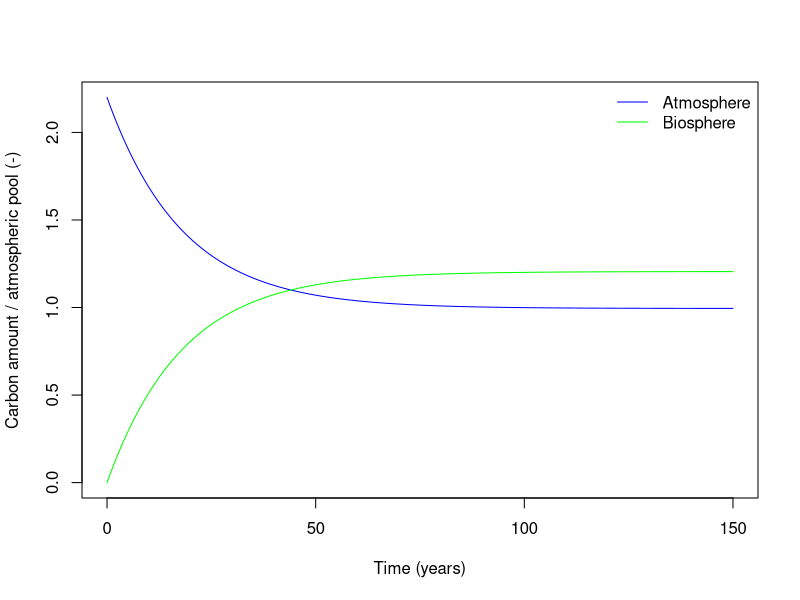
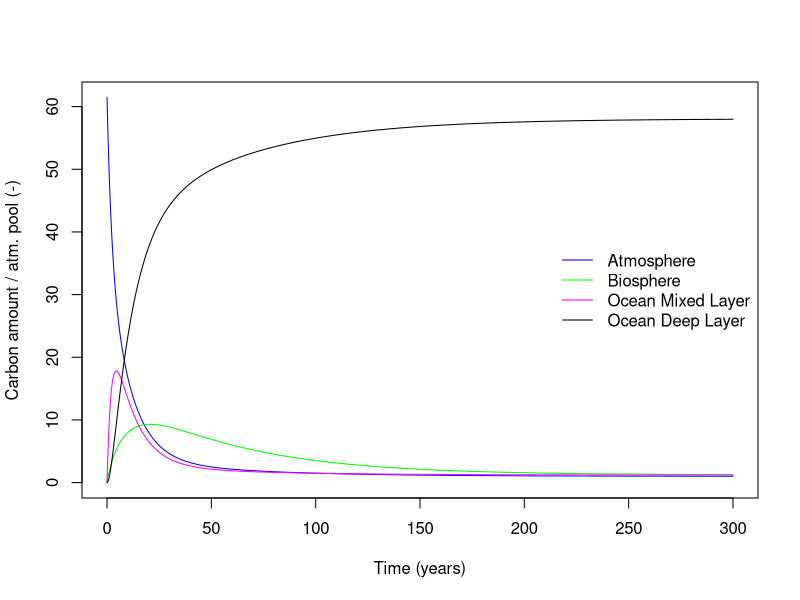
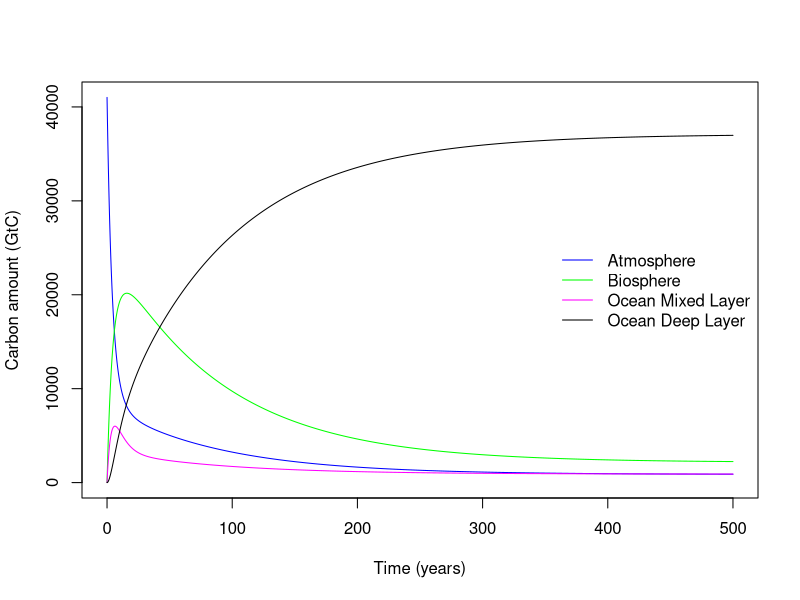
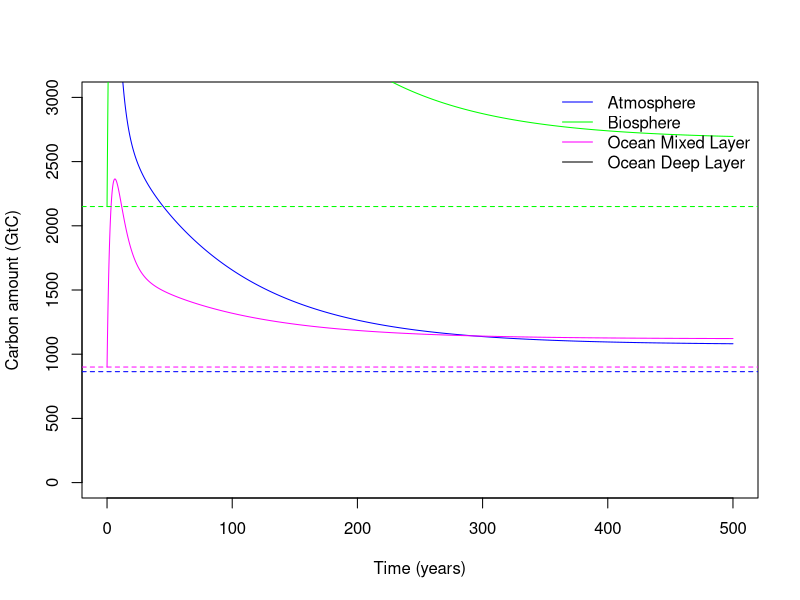

Reproduce these figures in R, in order.
## ---- chunk 1

# Reference: 
# Avenhaus, R., S. Fenyi, and H. Frick. 1979. “Box Models for the CO2 Cycle of the Earth.” Environment International 2 (4): 379–85.

library(deSolve)

# Define the box model function
carbon_model <- function(time, state, parameters) {
  with(as.list(c(state, parameters)), {
    
    # Exchange coefficients in yr-1 (Avenhaus et al., 1979; Table 1)
    k_ab <- 1/33 
    k_ba <- 1/40
    
    # ODEs: Flux = sources minus sinks
    dA_dt <- k_ba * B - k_ab * A
    dB_dt <- k_ab * A - k_ba * B

    # Return the derivatives
    return(list(c(dA_dt, dB_dt)))
  })
}

# Initial state (Avenhaus et al., 1979; Table 1)
ya <- 1
yb <- 1.2 * ya

# Let's put all the carbon into the atmosphere
A <- ya + yb
B <- 0

initial_state <- c(A = A, B = B)

# Time points for simulation
times <- seq(0, 150, by = 0.1)

# Parameters (not used in this simple example)
parameters <- list()

# Solve the ODEs
output <- ode(y = initial_state, times = times, func = carbon_model, parms = parameters)

output <- data.frame(output)

# Plot the results
matplot(output$time, output[, c("A", "B")], type = "l", lty = 1, col = c("blue", "green"),
        xlab = "Time (years)", ylab = "Carbon amount / atmospheric pool (-)")

legend("topright", legend = c("Atmosphere", "Biosphere"), col = c("blue", "green"), lty = 1, bty = "n")

## ---- chunk 2

# Reference: 
# Avenhaus, R., S. Fenyi, and H. Frick. 1979. “Box Models for the CO2 Cycle of the Earth.” Environment International 2 (4): 379–85.

library(deSolve)

# Define the box model function
carbon_model <- function(time, state, parameters) {
  with(as.list(c(state, parameters)), {
    
    # Exchange coefficients in yr-1 (Avenhaus et al., 1979; Table 1)
    k_ab <- 1/33  
    k_ba <- 1/40
    k_am <- 1/5 
    k_ma <- 1/6
    k_md <- 1/6.2
    k_dm <- 1/300
    
    # ODEs: Flux = sources minus sinks
    dA_dt <- k_ba * B + k_ma * M - k_ab * A - k_am * A
    dB_dt <- k_ab * A - k_ba * B
    dM_dt <- k_am * A + k_dm * D - k_ma * M - k_md * M
    dD_dt <- k_md * M - k_dm * D

    # Return the derivatives
    return(list(c(dA_dt, dB_dt, dM_dt, dD_dt)))
  })
}

# Initial state

# The pool size is estimated by Craig

ya <- 1 
yb <- 1.21 * ya
ym <- 1.2 * ya
yd <- 58.06 * ya

A <- ya + yb + ym + yd
B <- 0
M <- 0
D <- 0

initial_state <- c(A = A, B = B, M = M, D = D)

# Time points for simulation
times <- seq(0, 300, by = 0.1)

# Parameters (not used in this simple example)
parameters <- list()

# Solve the ODEs
output <- ode(y = initial_state, times = times, func = carbon_model, parms = parameters)

output <- data.frame(output)

# Plot the results
matplot(output$time, output[, c("A", "B", "M", "D")], type = "l", lty = 1, col = c("blue", "green", "magenta", "black"),
        xlab = "Time (years)", ylab = "Carbon amount / atm. pool (-)")

legend("right", legend = c("Atmosphere", "Biosphere", "Ocean Mixed Layer", "Ocean Deep Layer"), col = c("blue", "green", "magenta", "black"), lty = 1, bty = "n")

## ---- chunk 3

library(deSolve)

# Define the box model function
carbon_model <- function(time, state, parameters) {
  with(as.list(c(state, parameters)), {
    
    # Exchange coefficients in yr-1 (Avenhaus et al., 1979; Table 1)
    k_ab <- 110/864
    k_ba <- 110/2150
    k_am <- 60/864
    k_ma <- 60/900
    k_md <- 100/900
    k_dm <- 100/37100
    
    # ODEs: Flux = sources minus sinks
    dA_dt <- k_ba * B + k_ma * M - k_ab * A - k_am * A
    dB_dt <- k_ab * A - k_ba * B
    dM_dt <- k_am * A + k_dm * D - k_ma * M - k_md * M
    dD_dt <- k_md * M - k_dm * D

    # Return the derivatives
    return(list(c(dA_dt, dB_dt, dM_dt, dD_dt)))
  })
}

# Initial state

# The pool sizes

ya <- 864 
yb <- 2150
ym <- 900
yd <- 37100

A <- ya + yb + ym + yd
B <- 0
M <- 0
D <- 0

initial_state <- c(A = A, B = B, M = M, D = D)

# Time points for simulation
times <- seq(0, 500, by = 0.1)

# Parameters (not used in this simple example)
parameters <- list()

# Solve the ODEs
output <- ode(y = initial_state, times = times, func = carbon_model, parms = parameters)

output <- data.frame(output)

# Plot the results
matplot(output$time, output[, c("A", "B", "M", "D")], type = "l", lty = 1, col = c("blue", "green", "magenta", "black"),
        xlab = "Time (years)", ylab = "Carbon amount (GtC)")

legend("right", legend = c("Atmosphere", "Biosphere", "Ocean Mixed Layer", "Ocean Deep Layer"), col = c("blue", "green", "magenta", "black"), lty = 1, bty = "n")

## ---- chunk 4

library(deSolve)

# Define the box model function
carbon_model <- function(time, state, parameters) {
  with(as.list(c(state, parameters)), {
    
    # Exchange coefficients in yr-1 (Avenhaus et al., 1979; Table 1)
    k_ab <- 110/864
    k_ba <- 110/2150
    k_am <- 60/864
    k_ma <- 60/900
    k_md <- 100/900
    k_dm <- 100/37100
    
    # ODEs: Flux = sources minus sinks
    dA_dt <- k_ba * B + k_ma * M - k_ab * A - k_am * A
    dB_dt <- k_ab * A - k_ba * B
    dM_dt <- k_am * A + k_dm * D - k_ma * M - k_md * M
    dD_dt <- k_md * M - k_dm * D

    # Return the derivatives
    return(list(c(dA_dt, dB_dt, dM_dt, dD_dt)))
  })
}

# Initial state

# The pool sizes

ya <- 864 
yb <- 2150
ym <- 900
yd <- 37100

# emissions (GtC)
ye <- 10000

A <- ya + ye
B <- yb
M <- ym
D <- yd

initial_state <- c(A = A, B = B, M = M, D = D)

# Time points for simulation
times <- seq(0, 500, by = 0.1)

# Parameters (not used in this simple example)
parameters <- list()

# Solve the ODEs
output <- ode(y = initial_state, times = times, func = carbon_model, parms = parameters)

output <- data.frame(output)

# Plot the results
matplot(output$time, output[, c("A", "B", "M", "D")], type = "l", lty = 1, col = c("blue", "green", "magenta", "black"),
        xlab = "Time (years)", ylab = "Carbon amount (GtC)", ylim = c(0,3000))

abline(h = ya, col = "blue", lty = 2)
abline(h = yb, col = "green", lty = 2)
abline(h = ym, col = "magenta", lty = 2)
abline(h = yd, col = "black", lty = 2)


legend("topright", legend = c("Atmosphere", "Biosphere", "Ocean Mixed Layer", "Ocean Deep Layer"), col = c("blue", "green", "magenta", "black"), lty = 1, bty = "n")
